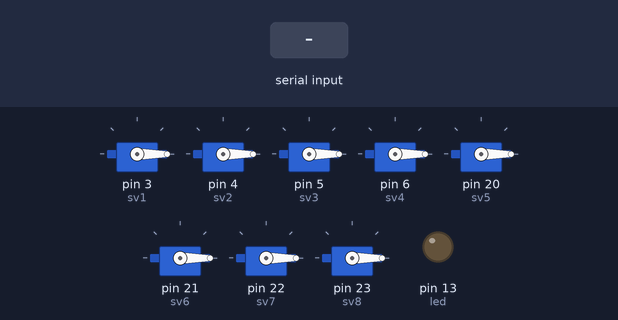
Bench run of a sketch on a simulated Arduino Mega 2560, built with avr-gcc and run on an emulated ATmega2560. On the bench: 8 × servo, output pins drawn as LEDs (lit = HIGH). The test bench sets the inputs (shaded band).

Above: at 2.2 s.
2.3 s: byte 30 received over Serial
At 2.7 s:
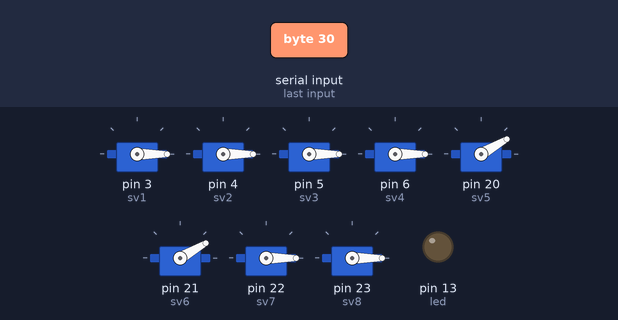
3.8 s: byte 90 received over Serial
At 5.0 s:
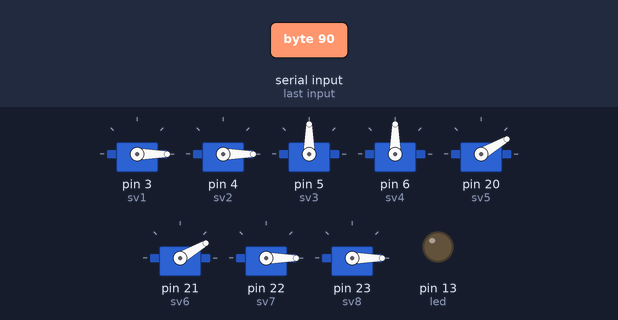
5.3 s: byte 120 received over Serial
At 6.2 s:
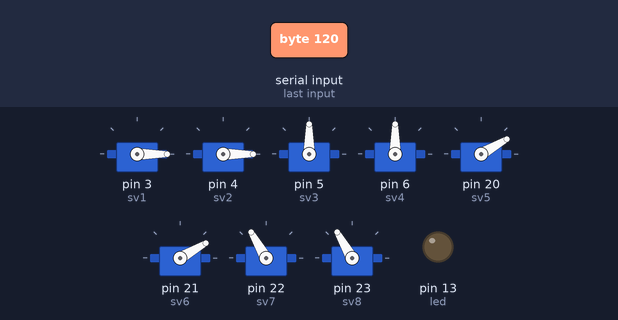
6.8 s: byte 30 received over Serial
At 7.3 s:
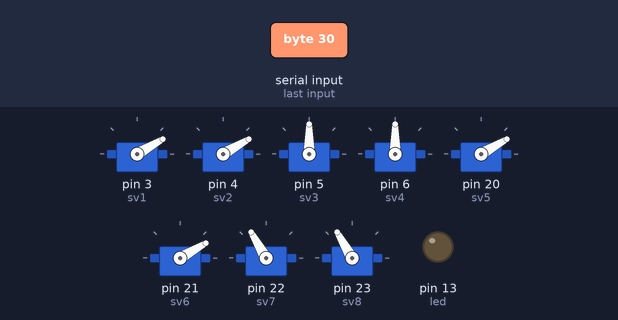
Timing chart, 0 to 9.3 s (numbered marks = the images above; inputs shaded):
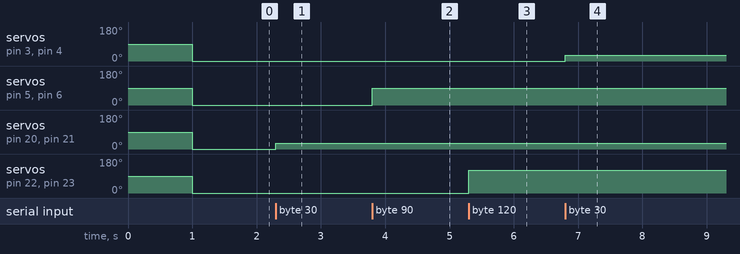

Measured:
- after the input at 2.3 s, servo on pin 20 (sv5), servo on pin 21 (sv6): 0° → 30° at once
- after the input at 3.8 s, servo on pin 5 (sv3), servo on pin 6 (sv4): 0° → 90° at once
- after the input at 5.3 s, servo on pin 22 (sv7), servo on pin 23 (sv8): 0° → 120° at once
- after the input at 6.8 s, servo on pin 3 (sv1), servo on pin 4 (sv2): 0° → 30° at once

The sketch:

arm_driver.ino
```cpp
#include <Servo.h>


 Servo sv1, sv2, sv3, sv4, sv5, sv6, sv7, sv8;
 int ang1, ang2, ang3, ang4, nay = 0, led = 13, serialCounter = 1, incomingByte = 0;
void setup() {
  Serial.begin(38400);
  pinMode(led,OUTPUT);
  serialCounter = 1;


  // attach servos
  sv1.attach(3,500,1900); // base, 180 deg
  sv2.attach(4,1900,500); // base, 180 adj to sv1
  sv3.attach(5,1900,500); // arm
  sv4.attach(6,500,1900); // arm, adj to sv3
  sv5.attach(20,500,1900); // wrist
  sv6.attach(21,1900,500); // wrist, adj to sv5
  sv7.attach(22,500,1900); // gripper, very small angle
  sv8.attach(23,500,1900); // rotation, 0-180 deg

  delay (1000); // delay for no reason?
}

void loop() {
   //serial input is angles 1-4
   while(Serial.available()>0){
      digitalWrite(led,LOW);
      incomingByte = Serial.read();
      if (serialCounter == 1){
        ang1 = incomingByte;
      }
      if(serialCounter == 2){
        ang2 = incomingByte;
      }
      if(serialCounter == 3){
        ang3 = incomingByte;
      }
      if(serialCounter == 4){
        ang4 = incomingByte;
      }
   serialCounter ++;
   }

   sv1.write(ang4); // middle finger
   sv2.write(ang4); // middle finger
   sv3.write(ang2); // index finger
   sv4.write(ang2); // index finger
   sv5.write(ang1); // ring
   sv6.write(ang1); // ring
   sv7.write(ang3); // thumb
   sv8.write(ang3); // thumb
}
```
